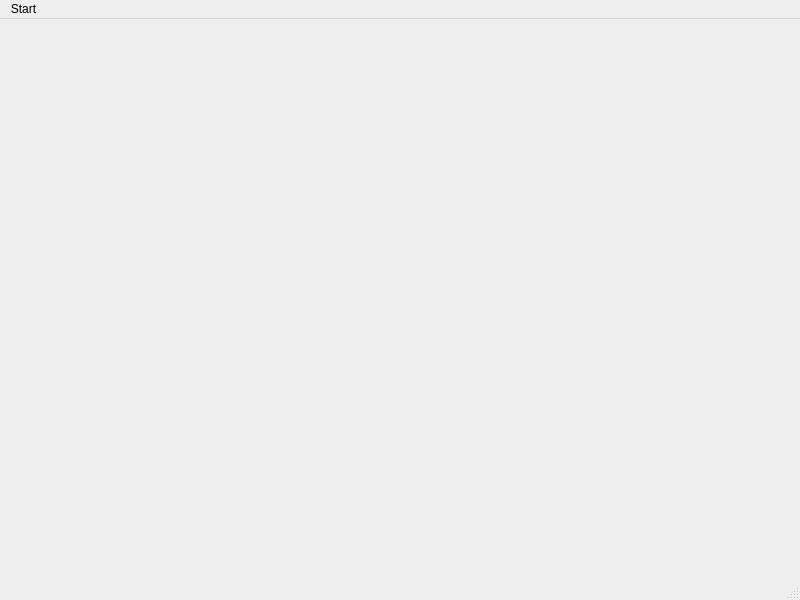
<?xml version="1.0" encoding="UTF-8"?>
<ui version="4.0">
 <class>MainScence</class>
 <widget class="QMainWindow" name="MainScence">
  <property name="geometry">
   <rect>
    <x>0</x>
    <y>0</y>
    <width>800</width>
    <height>600</height>
   </rect>
  </property>
  <property name="windowTitle">
   <string>MainScence</string>
  </property>
  <widget class="QWidget" name="centralwidget"/>
  <widget class="QMenuBar" name="menubar">
   <property name="geometry">
    <rect>
     <x>0</x>
     <y>0</y>
     <width>800</width>
     <height>21</height>
    </rect>
   </property>
   <widget class="QMenu" name="menuStart">
    <property name="title">
     <string>Start</string>
    </property>
    <addaction name="actionQuit"/>
   </widget>
   <addaction name="menuStart"/>
  </widget>
  <widget class="QStatusBar" name="statusbar"/>
  <action name="actionQuit">
   <property name="text">
    <string>Quit</string>
   </property>
  </action>
 </widget>
 <resources/>
 <connections/>
</ui>
